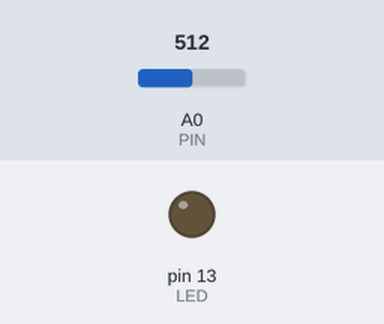
Bench run of a sketch on a simulated Arduino Uno, built with avr-gcc and run on an emulated ATmega328P. Shown: output pins drawn as LEDs (lit = HIGH). The inputs (shaded band) are chosen by the test bench; at power-on: A0 (PIN) = 512.

Above: at 1.2 s.
1.3 s: A0 (PIN) set to 543
2.8 s: A0 (PIN) set to 561
At 3.5 s:
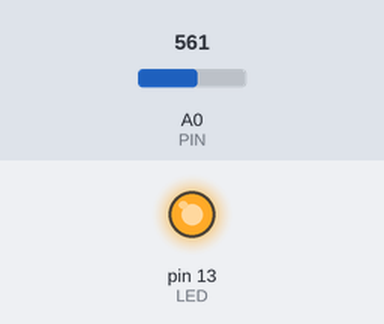
5.8 s: A0 (PIN) set to 540
At 7.0 s:
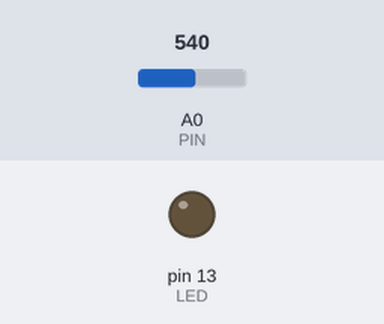
7.3 s: A0 (PIN) set to 560
At 8.1 s:
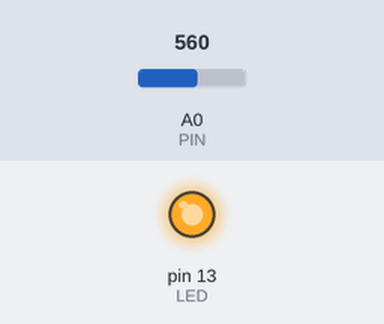
Timing chart, 0 to 9.8 s (numbered marks = the images above; inputs shaded):
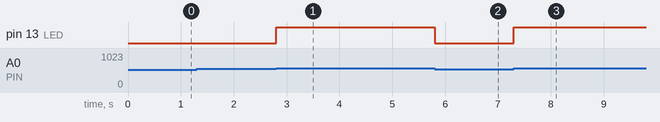

The sketch:

heartSensor-cli.ino
```cpp
#define PIN 0
#define LED 13
#define DT 200
#define THRES 550

unsigned short serialInt = 0;
unsigned short rawValue = 0;
unsigned long timeMs = 0;

void setup() {
  Serial.begin(115200);
  pinMode(LED, OUTPUT);
}

void process(int value) {
  if (value > THRES) digitalWrite(LED, HIGH);
  else digitalWrite(LED, LOW);
}

void loop() {

  /* Receive data from analog sensor */
  rawValue = analogRead(PIN);
  process(rawValue);
  timeMs = millis();

  /* Send data using serial port */
  if (Serial.available() > 0 && serialInt == 0) {
    serialInt = Serial.read();
  }

  if (serialInt == 49) {
    Serial.println(String(timeMs) + " " + String(rawValue));
  }

  delayMicroseconds(DT);
}
```

Measured:
- the behaviour switches between 550 and 551 on A0 (PIN) (found by bisection; images 0 and 1)
- after the input at 1.3 s, every drawn part: stays the same
- after the input at 2.8 s, pin 13 (LED): LOW → HIGH at once
- after the input at 5.8 s, pin 13 (LED): HIGH → LOW at once
- after the input at 7.3 s, pin 13 (LED): LOW → HIGH at once
